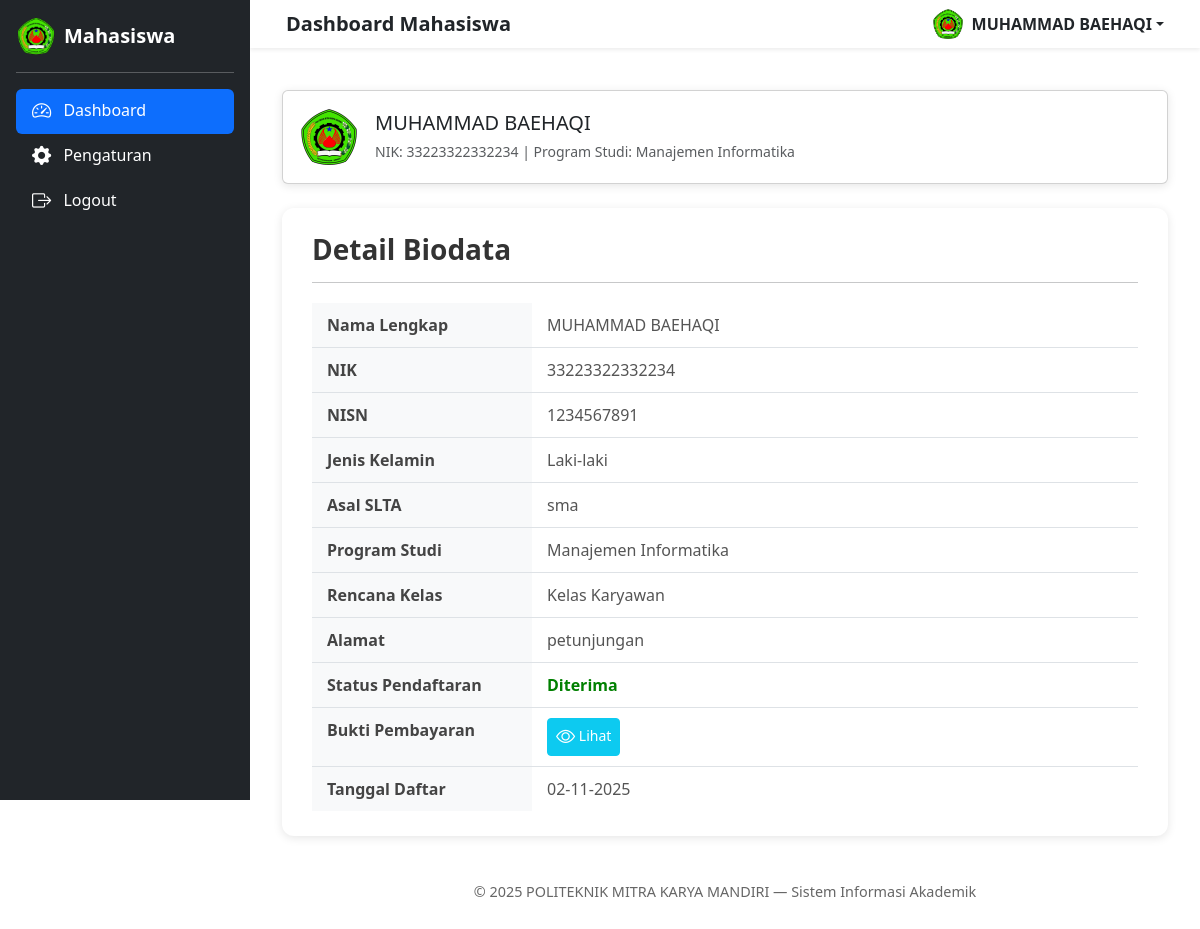
Page /user/dashboard_user.php (signed in) on the committed database.
### tables this page shows
CREATE TABLE `tb_pendaftaran` (
  `id_pendaftaran` int(11) NOT NULL,
  `nama_lengkap` varchar(100) DEFAULT NULL,
  `email` varchar(100) DEFAULT NULL,
  `nomor_wa` varchar(20) DEFAULT NULL,
  `jenis_kelamin` varchar(20) DEFAULT NULL,
  `alamat` text DEFAULT NULL,
  `nik` varchar(16) NOT NULL,
  `nisn` varchar(10) NOT NULL,
  `asal_slta` varchar(100) DEFAULT NULL,
  `program_studi` varchar(100) DEFAULT NULL,
  `rencana_kelas` varchar(50) DEFAULT NULL,
  `bukti_pembayaran` varchar(255) DEFAULT NULL,
  `tanggal_daftar` datetime DEFAULT current_timestamp(),
  `status_pendaftaran` enum('Pending','Diterima','Tidak Diterima') DEFAULT 'Pending'
);

### user/dashboard_user.php (the view, shortened to what this page needs)
<?php
include '../includes/koneksi.php';
$nik = $_SESSION['username'];
$query = mysqli_query($conn, "SELECT * FROM tb_pendaftaran WHERE nik = '$nik' LIMIT 1");
$data = mysqli_fetch_assoc($query);
?>
<!DOCTYPE html>
<html lang="id">
<head>
    <link href="https://cdn.jsdelivr.net/npm/bootstrap@5.3.2/dist/css/bootstrap.min.css" rel="stylesheet">
    <link href="https://cdn.jsdelivr.net/npm/bootstrap-icons@1.11.3/font/bootstrap-icons.css" rel="stylesheet">
</head>
<body>
    <?php include 'sidebar_user.php'; ?>
    <div class="content">
        <div class="container-fluid">
            <div class="card mb-4">
                <div class="card-body d-flex align-items-center">
                    <img src="../img/logo_mkm.png" alt="User Avatar" class="me-3">
                    <div>
                        <h5 class="mb-1">
                            <?= htmlspecialchars($data['nama_lengkap']); ?>
                        </h5>
                        <small class="text-muted">NIK:
                            <?= htmlspecialchars($data['nik']); ?> | Program Studi:
                            <?= htmlspecialchars($data['program_studi']); ?>
                        </small>
                    </div>
                </div>
            </div>
            <div class="biodata">
                <h3>Detail Biodata</h3>
                <hr style="margin: 10px 0 20px;">
                <table>
                    <tr>
                        <th>Nama Lengkap</th>
                        <td><?= htmlspecialchars($data['nama_lengkap']); ?></td>
                    </tr>
                    <tr>
                        <th>NIK</th>
                        <td><?= htmlspecialchars($data['nik']); ?></td>
                    </tr>
                    <tr>
                        <th>NISN</th>
                        <td><?= htmlspecialchars($data['nisn']); ?></td>
                    </tr>
                    <tr>
                        <th>Jenis Kelamin</th>
                        <td><?= htmlspecialchars($data['jenis_kelamin']); ?></td>
                    </tr>
                    <tr>
                        <th>Asal SLTA</th>
                        <td><?= htmlspecialchars($data['asal_slta']); ?></td>
                    </tr>
                    <tr>
                        <th>Program Studi</th>
                        <td><?= htmlspecialchars($data['program_studi']); ?></td>
                    </tr>
                    <tr>
                        <th>Rencana Kelas</th>
                        <td><?= htmlspecialchars($data['rencana_kelas']); ?></td>
                    </tr>
                    <tr>
                        <th>Alamat</th>
                        <td><?= htmlspecialchars($data['alamat']); ?></td>
                    </tr>
                    <tr>
                        <th>Status Pendaftaran</th>
                        <td>
                            <b style="color:
                    <?php
                    echo ($data['status_pendaftaran'] == 'Diterima') ? 'green' :
                        (($data['status_pendaftaran'] == 'Tidak Lolos') ? 'red' : '#ff9800');
                    ?>">
                                <?= htmlspecialchars($data['status_pendaftaran']); ?>
                            </b>
                        </td>
                    </tr>
                    <tr>
                        <th>Bukti Pembayaran</th>
                        <td>
                            <?php if (!empty($data['bukti_pembayaran'])) { ?>
                                <a href="../uploads/<?= htmlspecialchars($data['bukti_pembayaran']); ?>" target="_blank"
                                    class="btn btn-sm btn-info text-white">
                                    <i class="bi bi-eye"></i> Lihat
                                </a>
                            <?php } else { ?>
                                <span class="text-muted">Tidak ada</span>
                            <?php } ?>
                        </td>
                    </tr>
                    <tr>
                        <th>Tanggal Daftar</th>
                        <td><?= date('d-m-Y', strtotime($data['tanggal_daftar'])); ?></td>
                    </tr>
                </table>
            </div>
            <footer>
                &copy; <?= date('Y') ?> POLITEKNIK MITRA KARYA MANDIRI — Sistem Informasi Akademik
            </footer>
        </div>
</body>
</html>

### user/sidebar_user.php (shortened to what this page needs)
<?php
$current_page = basename($_SERVER['PHP_SELF']);
?>
<nav class="navbar navbar-expand-lg navbar-light bg-white shadow-sm fixed-top px-4">
    <div class="container-fluid">
        <?php
        $page_titles = [
            'dashboard_user' => 'Dashboard Mahasiswa',
            'pengaturan' => 'Pengaturan Akun'
        ];
        $page_title = $page_titles[basename($_SERVER['PHP_SELF'], '.php')] ?? 'Dashboard Mahasiswa';
        ?>
        <h5 class="fw-bold mb-0"><?= htmlspecialchars($page_title) ?></h5>
        <div class="dropdown ms-auto">
            <a href="#" class="d-flex align-items-center text-dark text-decoration-none dropdown-toggle"
                id="dropdownUser" data-bs-toggle="dropdown" aria-expanded="false">
                <img src="../img/logo_mkm.png" alt="User" width="32" height="32" class="rounded-circle me-2">
                <strong>
                    <?= isset($data['nama_lengkap']) ? htmlspecialchars($data['nama_lengkap']) : htmlspecialchars($_SESSION['username']); ?>
                </strong>
            </a>
        </div>
    </div>
</nav>
<div class="sidebar bg-dark text-white p-3" id="sidebar">
    <a href="dashboard_user.php" class="d-flex align-items-center mb-3 text-white text-decoration-none">
        <img src="../img/logo_mkm.png" alt="Logo" width="40" class="me-2">
        <span class="fs-5 fw-bold">Mahasiswa</span>
    </a>
    <hr>
    <ul class="nav nav-pills flex-column mb-auto">
        <li>
            <a href="dashboard_user.php"
                class="nav-link text-white <?= ($current_page == 'dashboard_user.php') ? 'active' : ''; ?>">
                <i class="bi bi-speedometer2 me-2"></i> Dashboard
            </a>
        </li>
        <li>
            <a href="pengaturan.php"
                class="nav-link text-white <?= ($current_page == 'pengaturan.php') ? 'active' : ''; ?>">
                <i class="bi bi-gear-fill me-2"></i> Pengaturan
            </a>
        </li>
        <li>
            <a href="../logout.php" class="nav-link text-white">
                <i class="bi bi-box-arrow-right me-2"></i> Logout
            </a>
        </li>
    </ul>
</div>
<link href="https://cdn.jsdelivr.net/npm/bootstrap@5.3.2/dist/css/bootstrap.min.css" rel="stylesheet">
<link href="https://cdn.jsdelivr.net/npm/bootstrap-icons@1.11.3/font/bootstrap-icons.css" rel="stylesheet">

### user/dashboard_user.php (style rules this page uses)
body { overflow-x: hidden; background-color: #f8f9fa; }
.content { margin-left: 250px; padding: 90px 20px 20px; transition: all 0.3s; }
.card { border: none; border-radius: 12px; box-shadow: 0 2px 10px rgba(0, 0, 0, 0.1); }
.bi { font-size: 1.2rem; vertical-align: middle; }
.profile img, .card-body img { width: 60px; height: 60px; border-radius: 50%; object-fit: cover; }
.biodata { background: #fff; border-radius: 12px; padding: 25px 30px; box-shadow: 0 2px 10px rgba(0, 0, 0, 0.1); margin-bottom: 30px; }
.biodata h3 { font-weight: 600; color: #333; margin-bottom: 15px; }
.biodata table { width: 100%; border-collapse: collapse; }
.biodata table th { width: 220px; padding: 10px 15px; background: #f8f9fa; border-bottom: 1px solid #dee2e6; text-align: left; font-weight: 600; color: #444; vertical-align: top; }
.biodata table td { padding: 10px 15px; border-bottom: 1px solid #dee2e6; color: #555; }
.biodata table tr:last-child th, .biodata table tr:last-child td { border-bottom: none; }
footer { text-align: center; padding: 15px 0; font-size: 0.9rem; color: #666; }

### user/sidebar_user.php (style rules this page uses)
.sidebar { width: 250px; min-height: 100vh; position: fixed; top: 0; left: 0; padding-top: 70px; transition: all 0.3s ease; z-index: 1040; }
.nav-link.active { background-color: #0d6efd !important; border-radius: 8px; }
@media (min-width: 992px) { .navbar { margin-left: 250px; width: calc(100% - 250px); transition: all 0.3s ease; } }

### rows in the picture
tb_pendaftaran: nama_lengkap "MUHAMMAD BAEHAQI", nik "33223322332234", program_studi "Manajemen Informatika", nisn "1234567891", jenis_kelamin "Laki-laki", asal_slta "sma", rencana_kelas "Kelas Karyawan", alamat "petunjungan", status_pendaftaran "Diterima", tanggal_daftar "02-11-2025"

### other values in the picture
$page_title "Dashboard Mahasiswa"
